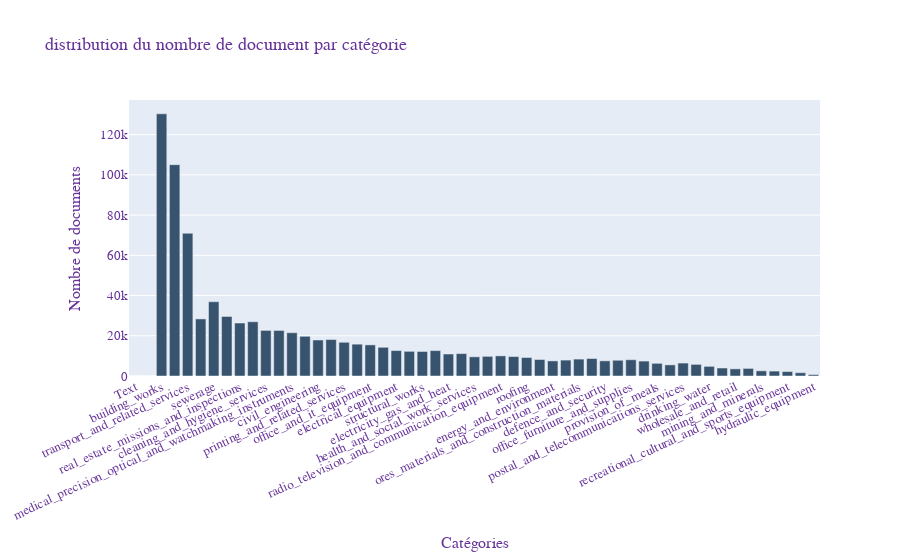

The code cell stored with this chart in its notebook:
### Markdown cell above
## 1.3) Analyse des données

### Code cell
utility.plot_distribution(df)

### Figure 1 — Plotly figure (JSON) as saved in the notebook; plotly's stock layout.template omitted (floating-point values rounded to 4 significant figures)
{"data": [{"marker": {"color": "rgb(55, 83, 109)"}, "type": "bar", "x": ["Text", "textes", "building_works", "studies_consulting_assistance", "transport_and_related_services", "financial_and_insurance_services", "sewerage", "car_industry_products_and_transport_equipment", "real_estate_missions_and_inspections", "it_services", "cleaning_and_hygiene_services", "building_equipment", "medical_precision_optical_and_watchmaking_instruments", "research_and_development", "civil_engineering", "green_spaces", "printing_and_related_services", "street_development", "office_and_it_equipment", "industrial_equipment_and_tools", "electrical_equipment", "chemical_products", "structural_works", "recreational_cultural_and_sports_services", "electricity_gas_and_heat", "food_beverages_and_related_products", "health_and_social_work_services", "education_and_training_services", "radio_television_and_communication_equipment", "clothing_and_textile_industry", "roofing", "communication_and_marketing_services", "energy_and_environment", "waste_management", "ores_materials_and_construction_materials", "software_supply", "defence_and_security", "petroleum_products_fuels", "office_furniture_and_supplies", "it_equipment_and_consumables", "provision_of_meals", "fire", "postal_and_telecommunications_services", "silvicultural_products", "drinking_water", "agriculture", "wholesale_and_retail", "water_related_works", "mining_and_minerals", "paper_and_cardboard", "recreational_cultural_and_sports_equipment", "rubber_or_plastic_products", "hydraulic_equipment"], "y": [0, 0, 130341, 105051, 70945, 28371, 36930, 29595, 26339, 26965, 22659, 22645, 21514, 19739, 17894, 18120, 16769, 15825, 15467, 14264, 12642, 12264, 12188, 12623, 10925, 11133, 9535, 9765, 10005, 9661, 9176, 8200, 7495, 7906, 8402, 8687, 7530, 7822, 8084, 7416, 6295, 5528, 6432, 5777, 4786, 3969, 3548, 3767, 2576, 2439, 2210, 1633, 698]}], "layout": {"font": {"color": "RebeccaPurple", "family": "Arial, sans-serif", "size": 13}, "title": {"text": "distribution du nombre de document par catégorie"}, "xaxis": {"tickangle": -25, "title": {"text": "Catégories"}}, "yaxis": {"title": {"text": "Nombre de documents"}}}}
